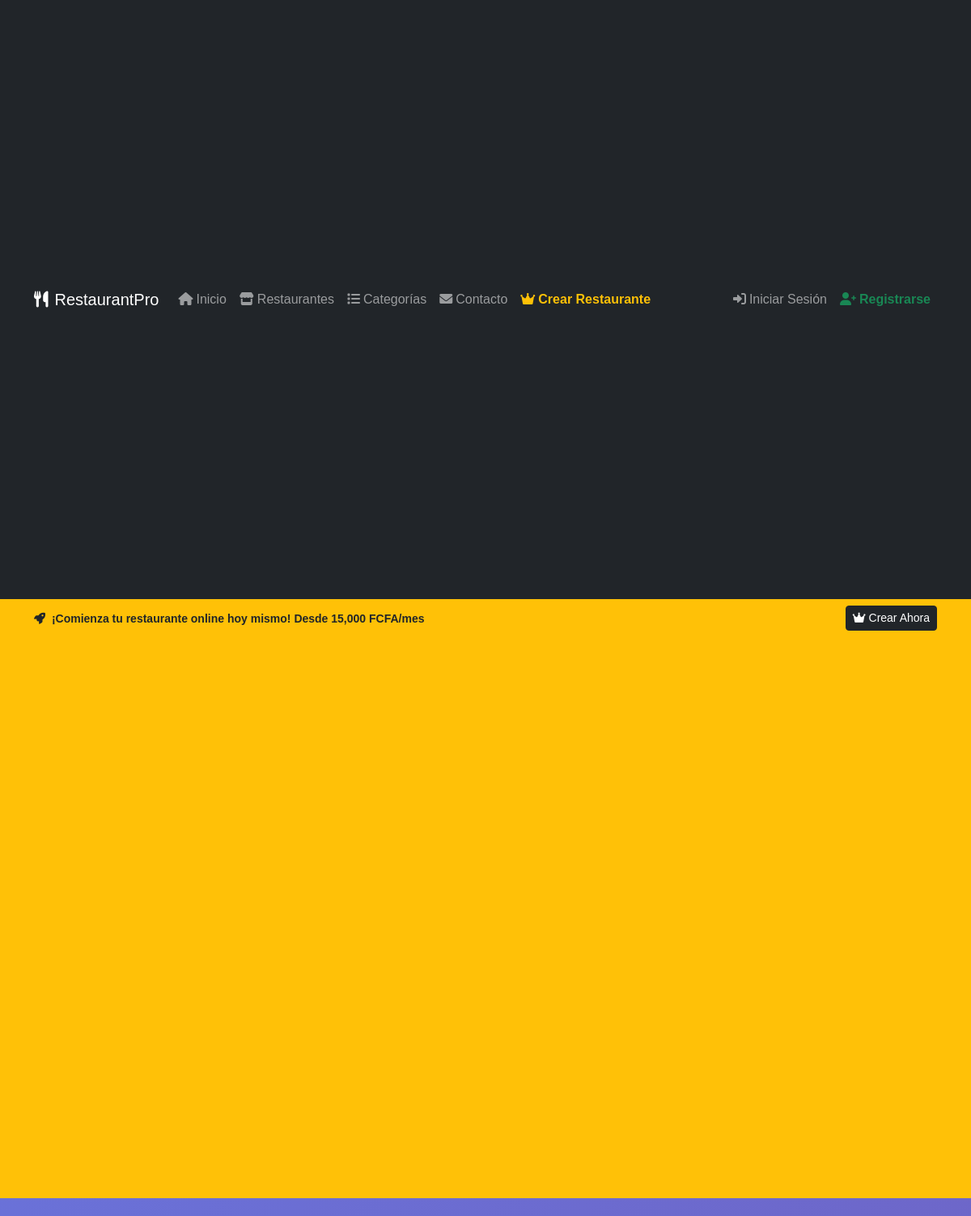
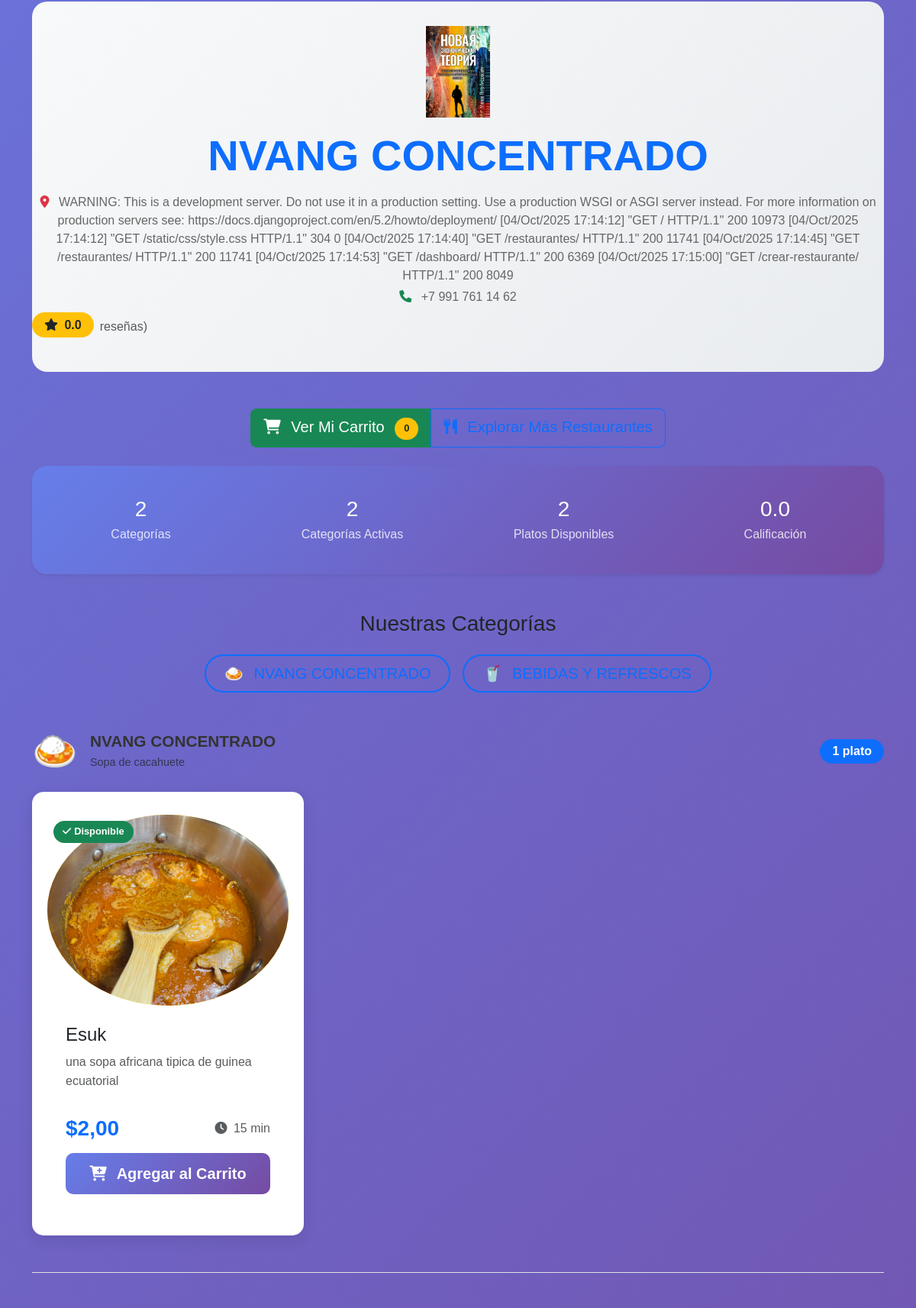
Page /menu-restaurante/1/ (upper part) on the committed database (2 pictures, top to bottom).
### restaurant/models.py (models this page shows, shortened)
class Restaurante(models.Model):
    propietario = models.ForeignKey(User, on_delete=models.CASCADE, related_name='restaurantes')
    nombre = models.CharField(max_length=100)
    direccion = models.TextField()
    telefono = models.CharField(max_length=20, blank=True, null=True)
    email = models.EmailField(blank=True, null=True)
    logo = models.ImageField(upload_to='restaurantes/logos/', blank=True, null=True)
    imagen_portada = models.ImageField(upload_to='restaurantes/portadas/', blank=True, null=True)
    color_primario = models.CharField(max_length=7, default='667eea')  # Sin #
    color_secundario = models.CharField(max_length=7, default='764ba2') # Sin #
    tema = models.CharField(max_length=50, default='default')
    idioma = models.CharField(max_length=10, default='es')
    activo = models.BooleanField(default=True)
    fecha_creacion = models.DateTimeField(auto_now_add=True)
    class Meta:
        verbose_name = "Restaurante"
        verbose_name_plural = "Restaurantes"
    @property
    def promedio_calificaciones(self):
        resenas = self.resenas.filter(activa=True)
        if resenas.exists():
            return round(sum(r.calificacion for r in resenas) / resenas.count(), 1)
        return 0
    @property
    def total_resenas(self):
        return self.resenas.filter(activa=True).count()

class Categoria(models.Model):
    restaurante = models.ForeignKey(Restaurante, on_delete=models.CASCADE, related_name='categorias')
    nombre = models.CharField(max_length=100)
    emoji = models.CharField(max_length=10, default='🍽️')  # Emoji para la categoría
    descripcion = models.TextField(blank=True, null=True)
    imagen = models.ImageField(upload_to='categorias/', blank=True, null=True)
    orden = models.IntegerField(default=0)  # Para ordenar categorías
    activa = models.BooleanField(default=True)
    class Meta:
        verbose_name = "Categoría"
        verbose_name_plural = "Categorías"
        ordering = ['orden', 'nombre']
        unique_together = ['restaurante', 'nombre']  # No repetir nombres en mismo restaurante

class Plato(models.Model):
    TIPO_PLATO = [
        ('COMIDA', 'Comida'),
        ('BEBIDA', 'Bebida'),
        ('POSTRE', 'Postre'),
        ('ENTRADA', 'Entrada'),
    ]
    TIPO_BEBIDA = [
        ('REFRESCO', 'Refresco'),
        ('ALCOHOLICA', 'Bebida Alcohólica'),
        ('JUGOS', 'Jugos Naturales'),
        ('CAFE', 'Café y Té'),
        ('SMOOTHIE', 'Smoothies'),
        ('AGUA', 'Agua y Bebidas'),
    ]
    categoria = models.ForeignKey(Categoria, on_delete=models.CASCADE, related_name='platos')
    restaurante = models.ForeignKey(Restaurante, on_delete=models.CASCADE, related_name='platos')
    nombre = models.CharField(max_length=100)
    descripcion = models.TextField()
    tipo = models.CharField(max_length=10, choices=TIPO_PLATO, default='COMIDA')
    tipo_bebida = models.CharField(max_length=15, choices=TIPO_BEBIDA, blank=True, null=True)
    volumen_ml = models.IntegerField(blank=True, null=True, help_text="Volumen en mililitros")
    grados_alcohol = models.DecimalField(max_digits=4, decimal_places=2, blank=True, null=True, help_text="Graduación alcohólica")
    es_caliente = models.BooleanField(default=False, help_text="Para café/té caliente")
    contiene_hielo = models.BooleanField(default=True, help_text="Sirve con hielo")
    contiene_azucar = models.BooleanField(default=True, help_text="Contiene azúcar")
    precio = models.DecimalField(max_digits=10, decimal_places=2)
    precio_promocion = models.DecimalField(max_digits=10, decimal_places=2, blank=True, null=True)
    stock = models.IntegerField(default=0)
    stock_ilimitado = models.BooleanField(default=False)
    imagen = models.ImageField(upload_to='platos/', blank=True, null=True)
    activo = models.BooleanField(default=True)
    es_popular = models.BooleanField(default=False)
    es_recomendado = models.BooleanField(default=False)
    tiempo_preparacion = models.IntegerField(default=5, help_text="Tiempo en minutos")
    fecha_creacion = models.DateTimeField(auto_now_add=True)
    fecha_actualizacion = models.DateTimeField(auto_now=True)
    @property
    def promedio_calificaciones(self):
        resenas = self.resenas.filter(activa=True)
        if resenas.exists():
            return round(sum(r.calificacion for r in resenas) / resenas.count(), 1)
        return 0
    @property
    def total_resenas(self):
        return self.resenas.filter(activa=True).count()

### restaurant/views.py (the view)
# urls.py: path('menu-restaurante/<int:restaurante_id>/', views.menu_publico, name='menu_restaurante'),
def menu_publico(request, restaurante_id):
    print(f"=== 🚨 DEBUG menu_publico INICIADO ===")
    print(f"📥 ID recibido: {restaurante_id}")
    try:
        restaurante = Restaurante.objects.get(id=restaurante_id, activo=True)
        print(f"✅ Restaurante encontrado: '{restaurante.nombre}' (ID: {restaurante.id})")
        categorias = Categoria.objects.filter(restaurante=restaurante, activa=True).order_by('orden')
        print(f"📂 Categorías activas encontradas: {categorias.count()}")
        categorias_con_platos = []
        platos_totales = 0
        for categoria in categorias:
            platos = Plato.objects.filter(
                categoria=categoria,
                activo=True
            ).order_by('nombre')
            print(f"🍽️ Categoría '{categoria.nombre}': {platos.count()} platos")
            for plato in platos:
                tiene_stock = plato.stock_ilimitado or plato.stock > 0
                print(f"   ✅ PLATO: '{plato.nombre}' - Stock: {plato.stock} - Ilimitado: {plato.stock_ilimitado} - Disponible: {tiene_stock}")
            if platos.exists():
                platos_con_stock = []
                for plato in platos:
                    plato.tiene_stock = plato.stock_ilimitado or plato.stock > 0
                    platos_con_stock.append(plato)
                categorias_con_platos.append({
                    'categoria': categoria,
                    'platos': platos_con_stock
                })
                platos_totales += platos.count()
        print(f"🎯 RESUMEN FINAL:")
        print(f"   - Categorías con platos: {len(categorias_con_platos)}")
        print(f"   - Platos totales: {platos_totales}")
        context = {
            'restaurante': restaurante,
            'categorias': categorias,
            'categorias_con_platos': categorias_con_platos,
            'total_platos': platos_totales,  # ✅ Total calculado
        }
        print("=== ✅ DEBUG: Contexto preparado correctamente ===")
        return render(request, 'restaurant/menu_publico.html', context)
    except Restaurante.DoesNotExist:
        print("❌ ERROR: Restaurante no encontrado o inactivo")
        messages.error(request, "Restaurante no encontrado o inactivo.")
        return redirect('restaurantes')
    except Exception as e:
        print(f"❌ ERROR CRÍTICO: {str(e)}")
        import traceback
        print(f"📋 Traceback: {traceback.format_exc()}")
        messages.error(request, "Error al cargar el menú del restaurante.")
        return redirect('restaurantes')

### restaurant/templates/restaurant/menu_publico.html (shortened to what this page needs)
{% extends 'restaurant/base_generic.html' %}
{% load static %}
{% block content %}
<div class="container mt-4">
    <div class="restaurant-header text-center mb-5">
        {% if restaurante.logo %}
        <img src="{{ restaurante.logo.url }}" alt="{{ restaurante.nombre }}" class="restaurant-logo mb-3" style="max-height: 120px;">
        {% endif %}
        <h1 class="display-4 fw-bold text-primary">{{ restaurante.nombre }}</h1>
        <div class="restaurant-info mt-3">
            {% if restaurante.direccion %}
            <p class="mb-1">
                <i class="fas fa-map-marker-alt text-danger me-2"></i>
                {{ restaurante.direccion }}
            </p>
            {% endif %}
            {% if restaurante.telefono %}
            <p class="mb-2">
                <i class="fas fa-phone text-success me-2"></i>
                {{ restaurante.telefono }}
            </p>
            {% endif %}
            <div class="restaurant-rating">
                <div class="d-flex align-items-center justify-content-center">
                    <span class="badge bg-warning text-dark fs-6 me-2">
                        <i class="fas fa-star me-1"></i>
                        {{ estadisticas_resenas.promedio|default:"0.0" }}
                    </span>
                    <span class="text-muted">
                        {{ estadisticas_resenas.total }}  reseña{{ restaurante.total_resenas|pluralize }})
                    </span>
                </div>
            </div>
        </div>
    </div>
    <div class="text-center mb-4">
        <div class="btn-group" role="group">
            <a href="{% url 'ver_carrito' restaurante.id %}" class="btn btn-success btn-lg">
                <i class="fas fa-shopping-cart me-2"></i>
                Ver Mi Carrito
                <span id="cart-badge" class="badge bg-warning text-dark ms-2">0</span>
            </a>
            <a href="{% url 'explorar_restaurantes' %}" class="btn btn-outline-primary btn-lg">
                <i class="fas fa-utensils me-2"></i>
                Explorar Más Restaurantes
            </a>
        </div>
    </div>
    <div class="menu-summary card border-0 shadow-sm mb-5">
        <div class="card-body text-center py-4">
            <div class="row">
                <div class="col-md-3">
                    <div class="stat-item">
                        <h3 class="text-primary mb-1">{{ categorias|length }}</h3>
                        <p class="text-muted mb-0">Categorías</p>
                    </div>
                </div>
                <div class="col-md-3">
                    <div class="stat-item">
                        <h3 class="text-success mb-1">{{ categorias_con_platos|length }}</h3>
                        <p class="text-muted mb-0">Categorías Activas</p>
                    </div>
                </div>
                <div class="col-md-3">
                    <div class="stat-item">
                        <h3 class="text-warning mb-1" id="total-platos">0</h3>
                        <p class="text-muted mb-0">Platos Disponibles</p>
                    </div>
                </div>
                <div class="col-md-3">
                    <div class="stat-item">
                        <h3 class="text-info mb-1">{{ restaurante.promedio_calificaciones|default:"0.0" }}</h3>
                        <p class="text-muted mb-0">Calificación</p>
                    </div>
                </div>
            </div>
        </div>
    </div>
    {% if categorias %}
    <div class="categories-navigation mb-5">
        <div class="row">
            <div class="col-12">
                <h3 class="text-center mb-4">Nuestras Categorías</h3>
                <div class="d-flex flex-wrap gap-3 justify-content-center">
                    {% for categoria in categorias %}
                    <a href="#categoria-{{ categoria.id }}" class="category-nav-btn btn btn-outline-primary btn-lg px-4 py-2">
                        <span class="emoji me-2">{{ categoria.emoji }}</span>
                        {{ categoria.nombre }}
                    </a>
                    {% endfor %}
                </div>
            </div>
        </div>
    </div>
    {% endif %}
    {% if categorias_con_platos %}
        {% for item in categorias_con_platos %}
        <section id="categoria-{{ item.categoria.id }}" class="category-section mb-5 pb-5 border-bottom">
            <div class="category-header d-flex align-items-center justify-content-between mb-4">
                <div class="d-flex align-items-center">
                    <span class="category-emoji display-4 me-3">{{ item.categoria.emoji }}</span>
                    <div>
                        <h2 class="category-title h1 mb-1">{{ item.categoria.nombre }}</h2>
                        {% if item.categoria.descripcion %}
                        <p class="category-description text-muted lead mb-0">{{ item.categoria.descripcion }}</p>
                        {% endif %}
                    </div>
                </div>
                <span class="badge bg-primary fs-6 px-3 py-2">
                    {{ item.platos|length }} plato{{ item.platos|length|pluralize }}
                </span>
            </div>
            {% if item.platos %}
            <div class="row g-4">
                {% for plato in item.platos %}
                <div class="col-xl-4 col-lg-6 col-md-6">
                    <div class="dish-card card h-100 border-0 shadow-hover">
                        <div class="dish-image-container position-relative">
                            {% if plato.imagen %}
                            <img src="{{ plato.imagen.url }}" class="dish-image card-img-top" alt="{{ plato.nombre }}">
                            {% else %}
                            <div class="dish-placeholder bg-light d-flex align-items-center justify-content-center">
                                <i class="fas fa-utensils fa-4x text-muted"></i>
                            </div>
                            {% endif %}
                            <div class="dish-badges position-absolute top-0 end-0 p-2">
                            </div>
                            <div class="stock-status position-absolute top-0 start-0 p-2">
                                {% if plato.stock_ilimitado or plato.stock > 0 %}
                                <span class="badge bg-success">
                                    <i class="fas fa-check me-1"></i>Disponible
                                </span>
                                {% else %}
                                <span class="badge bg-danger">
                                    <i class="fas fa-times me-1"></i>Agotado
                                </span>
                                {% endif %}
                            </div>
                        </div>
                        <div class="card-body d-flex flex-column p-4">
                            <div class="dish-header mb-3">
                                <h3 class="dish-name h4 mb-2">{{ plato.nombre }}</h3>
                                <p class="dish-description text-muted mb-3">
                                    {{ plato.descripcion }}
                                </p>
                            </div>
                            <div class="dish-details mt-auto">
                                <div class="price-section mb-3">
                                    <div class="d-flex align-items-center justify-content-between">
                                        <div>
                                            <span class="current-price h3 text-primary fw-bold">
                                                ${{ plato.precio }}
                                            </span>
                                        </div>
                                        <div class="preparation-time text-muted">
                                            <i class="fas fa-clock me-1"></i>
                                            {{ plato.tiempo_preparacion }} min
                                        </div>
                                    </div>
                                </div>
                                {% if plato.stock_ilimitado or plato.stock > 0 %}
                                <button class="btn btn-primary btn-lg w-100 add-to-cart-btn"
                                        data-plato-id="{{ plato.id }}"
                                        data-restaurante-id="{{ restaurante.id }}"
                                        data-plato-nombre="{{ plato.nombre }}">
                                    <i class="fas fa-cart-plus me-2"></i>
                                    Agregar al Carrito
                                </button>
                                {% else %}
                                <button class="btn btn-outline-secondary btn-lg w-100" disabled>
                                    <i class="fas fa-ban me-2"></i>
                                    No Disponible
                                </button>
                                {% endif %}
                            </div>
                        </div>
                    </div>
                </div>
                {% endfor %}
            </div>
            {% else %}
            <div class="empty-category text-center py-5">
                <i class="fas fa-utensils fa-4x text-muted mb-4"></i>
                <h4 class="text-muted mb-3">Próximamente en esta categoría</h4>
                <p class="text-muted">Estamos trabajando para añadir nuevos platos.</p>
            </div>
            {% endif %}
        </section>
        {% endfor %}
    {% endif %}
</div>
{% endblock %}

### rows in the picture
Restaurante: logo (picture), nombre "NVANG CONCENTRADO", direccion "WARNING: This is a development server. Do not use it in a production setting. Use a production WSGI or ASGI server instead. For more information on production servers see: https://docs.djangoproject.com/en/5.2/howto/deployment/ [04/Oct/2025 17:14:12] \"GET / HTTP/1.1\" 200 10973 [04/Oct/2025 17:14:12] \"GET /static/css/style.css HTTP/1.1\" 304 0 [04/Oct/2025 17:14:40] \"GET /restaurantes/ HTTP/1.1\" 200 11741 [04/Oct/2025 17:14:45] \"GET /restaurantes/ HTTP/1.1\" 200 11741 [04/Oct/2025 17:14:53] \"GET /dashboard/ HTTP/1.1\" 200 6369 [04/Oct/2025 17:15:00] \"GET /crear-restaurante/ HTTP/1.1\" 200 8049", telefono "+7 991 761 14 62", promedio_calificaciones "0.0"
Categoria: emoji "🍛", nombre "NVANG CONCENTRADO", categoria.emoji "🍛", categoria.nombre "NVANG CONCENTRADO", categoria.descripcion "Sopa de cacahuete", platos|length "1"
Categoria: emoji "🥤"
Plato: imagen (picture), stock_ilimitado False (drawn), nombre "Esuk", descripcion "una sopa africana tipica de guinea ecuatorial", precio "2,00", tiempo_preparacion "15"

### other values in the picture
{{ estadisticas_resenas.promedio|default:"0.0" }} "0.0"
{{ categorias|length }} "2"
{{ categorias_con_platos|length }} "2"
